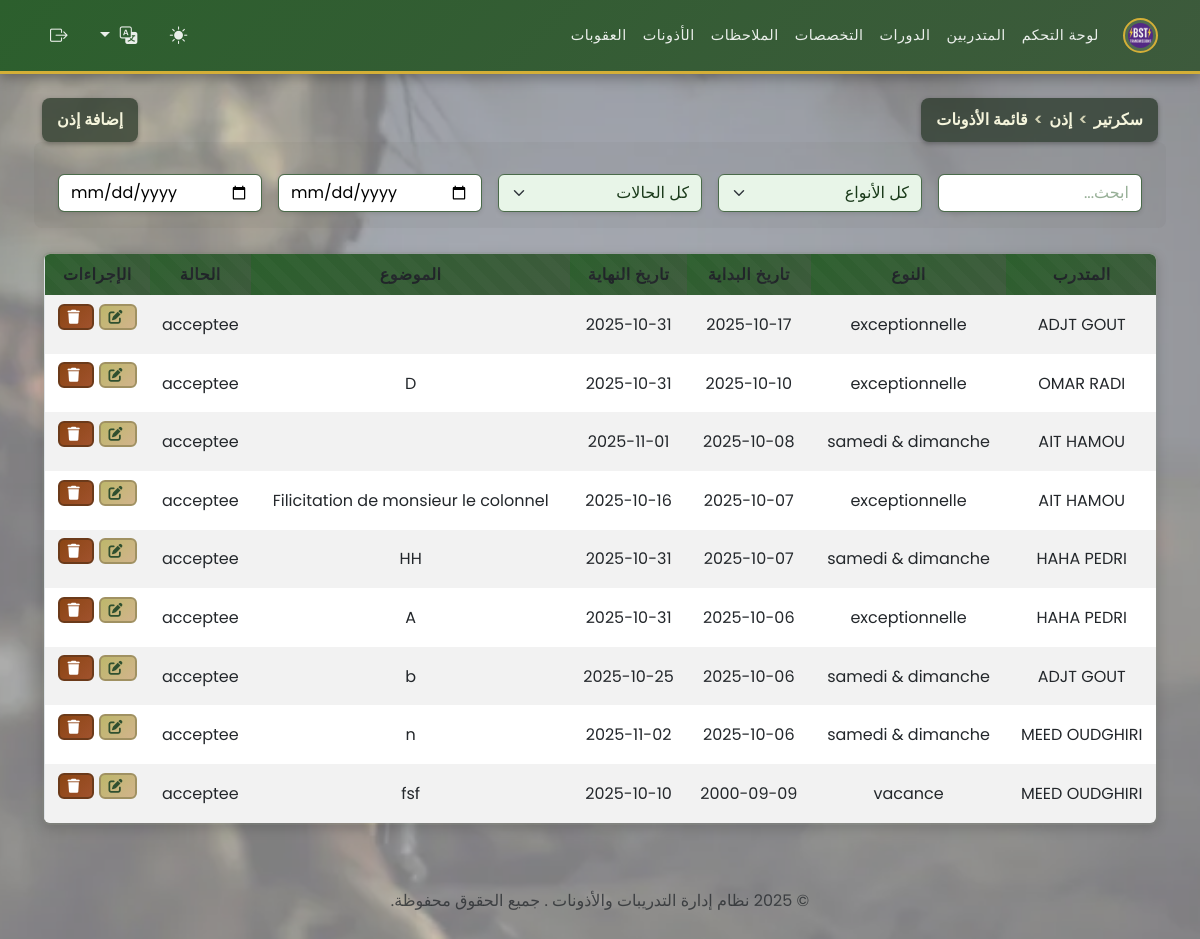
/secretaire/manage_permissions.php (signed in), run on the app's committed database.
### tables this page shows
CREATE TABLE `permissions` (
  `id` int(11) NOT NULL,
  `id_stagiaire` int(11) NOT NULL,
  `type` enum('samedi & dimanche','exceptionnelle','vacance') NOT NULL,
  `date_debut` date DEFAULT NULL,
  `date_fin` date DEFAULT NULL,
  `motif` text DEFAULT NULL,
  `statut` enum('acceptee','refusee','en_attente') DEFAULT 'en_attente'
);

CREATE TABLE `stagiaires` (
  `id` int(11) NOT NULL,
  `matricule` varchar(50) NOT NULL,
  `nom` varchar(100) NOT NULL,
  `prenom` varchar(100) NOT NULL,
  `date_naissance` date DEFAULT NULL,
  `adresse` text DEFAULT NULL,
  `telephone` varchar(20) DEFAULT NULL,
  `email` varchar(100) DEFAULT NULL,
  `groupe_sanguin` enum('A+','A-','B+','B-','AB+','AB-','O+','O-') DEFAULT NULL,
  `photo` varchar(255) DEFAULT NULL,
  `grade` enum('Lieutenant','Sous-Lieutenant','Adjudant Chef','Adjudant','Sergent Chef','Sergent','Caporal Chef','Caporal','2 eme Classe','1er Classe') DEFAULT NULL,
  `date_inscription` date DEFAULT curdate(),
  `id_stage` int(11) NOT NULL,
  `id_specialite` int(11) NOT NULL
);

### functions.php (called while the page is built, shortened)
<?php
if (isset($_GET['lang'])) {
    $lang = $_GET['lang'];
    $_SESSION['lang'] = $lang;
} elseif (isset($_SESSION['lang'])) {
    $lang = $_SESSION['lang'];
} else {
    $lang = 'fr';
    $_SESSION['lang'] = $lang;
}
$lang_file = __DIR__ . '/lang/' . $lang . '.php';
if (file_exists($lang_file)) {
    $translations = include $lang_file;
} else {
    $translations = include __DIR__ . '/lang/fr.php';
}
?>

### secretaire/manage_permissions.php (the view, shortened to what this page needs)
<?php
require '../functions.php';
$permissions = $pdo->query("
    SELECT p.*, s.nom, s.prenom
    FROM permissions p
    JOIN stagiaires s ON p.id_stagiaire = s.id
    ORDER BY p.date_debut DESC
")->fetchAll();
?>
<?php include '../templates/header.php'; ?>
<div class="d-flex justify-content-between align-items-center mb-3">
<div class="breadcrumb-header"><?php echo htmlspecialchars($translations['breadcrumb_secretaire']); ?> <span>></span> <?php echo htmlspecialchars($translations['breadcrumb_permission']); ?> <span>></span> <?php echo htmlspecialchars($translations['breadcrumb_liste_permissions']); ?></div>
<button class="breadcrumb-header" data-bs-toggle="modal" data-bs-target="#addPermissionModal"><?php echo htmlspecialchars($translations['add_permission']); ?></button>
</div>
<div class="mb-3 row g-3 align-items-center">
    <div class="col">
        <input type="text" id="searchInput" class="form-control" placeholder="<?php echo htmlspecialchars($translations['search']); ?>">
    </div>
    <div class="col">
        <select id="filterType" class="form-select">
            <option value=""><?php echo htmlspecialchars($translations['all_types']); ?></option>
        </select>
    </div>
    <div class="col">
        <select id="filterStatut" class="form-select">
            <option value=""><?php echo htmlspecialchars($translations['all_statuses']); ?></option>
        </select>
    </div>
    <div class="col">
        <input type="date" id="dateFrom" class="form-control" placeholder="<?php echo htmlspecialchars($translations['from_start_date']); ?>">
    </div>
    <div class="col">
        <input type="date" id="dateTo" class="form-control" placeholder="<?php echo htmlspecialchars($translations['to_start_date']); ?>">
    </div>
</div>
<table class="table table-striped table-responsive" style="border-radius: 0.5rem; overflow: hidden;">
    <thead>
        <tr>
            <th><?php echo htmlspecialchars($translations['trainee']); ?></th>
            <th><?php echo htmlspecialchars($translations['type']); ?></th>
            <th><?php echo htmlspecialchars($translations['start_date']); ?></th>
            <th><?php echo htmlspecialchars($translations['end_date']); ?></th>
            <th><?php echo htmlspecialchars($translations['subject']); ?></th>
            <th><?php echo htmlspecialchars($translations['status']); ?></th>
            <th><?php echo htmlspecialchars($translations['actions']); ?></th>
        </tr>
    </thead>
    <tbody id="permissionsTableBody">
        <?php foreach ($permissions as $perm): ?>
        <tr data-stagiaire="<?php echo htmlspecialchars($perm['nom'] . ' ' . $perm['prenom']); ?>" data-type="<?php echo htmlspecialchars($perm['type']); ?>" data-statut="<?php echo htmlspecialchars($perm['statut']); ?>" data-date="<?php echo $perm['date_debut']; ?>">
            <td><?php echo htmlspecialchars($perm['nom'] . ' ' . $perm['prenom']); ?></td>
            <td><?php echo htmlspecialchars($perm['type']); ?></td>
            <td><?php echo $perm['date_debut']; ?></td>
            <td><?php echo $perm['date_fin']; ?></td>
            <td><?php echo htmlspecialchars($perm['motif']); ?></td>
            <td><?php echo htmlspecialchars($perm['statut']); ?></td>
            <td>
                <button class="btn btn-sm btn-warning" data-bs-toggle="modal" data-bs-target="#editPermissionModal<?php echo $perm['id']; ?>"><i class="fas fa-edit"></i></button>
                <form method="post" action="../actions/delete_permission.php" style="display:inline-block;" onsubmit="return confirm('<?php echo htmlspecialchars($translations['confirm_delete_permission']); ?>');">
                    <button type="submit" class="btn btn-sm btn-danger"><i class="fas fa-trash"></i></button>
                </form>
            </td>
        </tr>
        <?php endforeach; ?>
    </tbody>
</table>
<?php include '../templates/footer.php'; ?>

### data on the page
permissions: id_stagiaire.prenom "ADJT GOUT", type "exceptionnelle", date_debut "2025-10-17", date_fin "2025-10-31", statut "acceptee"
permissions: id_stagiaire.prenom "OMAR RADI", type "exceptionnelle", date_debut "2025-10-10", date_fin "2025-10-31", motif "D", statut "acceptee"
permissions: id_stagiaire.prenom "AIT HAMOU", type "samedi & dimanche", date_debut "2025-10-08", date_fin "2025-11-01", statut "acceptee"
permissions: id_stagiaire.prenom "AIT HAMOU", type "exceptionnelle", date_debut "2025-10-07", date_fin "2025-10-16", motif "Filicitation de monsieur le colonnel", statut "acceptee"
permissions: id_stagiaire.prenom "HAHA PEDRI", type "samedi & dimanche", date_debut "2025-10-07", date_fin "2025-10-31", motif "HH", statut "acceptee"
permissions: id_stagiaire.prenom "HAHA PEDRI", type "exceptionnelle", date_debut "2025-10-06", date_fin "2025-10-31", motif "A", statut "acceptee"
permissions: id_stagiaire.prenom "ADJT GOUT", type "samedi & dimanche", date_debut "2025-10-06", date_fin "2025-10-25", motif "b", statut "acceptee"
permissions: id_stagiaire.prenom "MEED OUDGHIRI", type "samedi & dimanche", date_debut "2025-10-06", date_fin "2025-11-02", motif "n", statut "acceptee"
permissions: id_stagiaire.prenom "MEED OUDGHIRI", type "vacance", date_debut "2000-09-09", date_fin "2025-10-10", motif "fsf", statut "acceptee"

### other printed values
$translations['dashboard'] "لوحة التحكم"
$translations['trainees'] "المتدربين"
$translations['stages'] "الدورات"
$translations['specialities'] "التخصصات"
$translations['notes'] "الملاحظات"
$translations['permissions'] "الأذونات"
$translations['sanctions'] "العقوبات"
$translations['breadcrumb_secretaire'] "سكرتير"
$translations['breadcrumb_permission'] "إذن"
$translations['breadcrumb_liste_permissions'] "قائمة الأذونات"
$translations['add_permission'] "إضافة إذن"
$translations['trainee'] "المتدرب"
$translations['type'] "النوع"
$translations['start_date'] "تاريخ البداية"
$translations['end_date'] "تاريخ النهاية"
